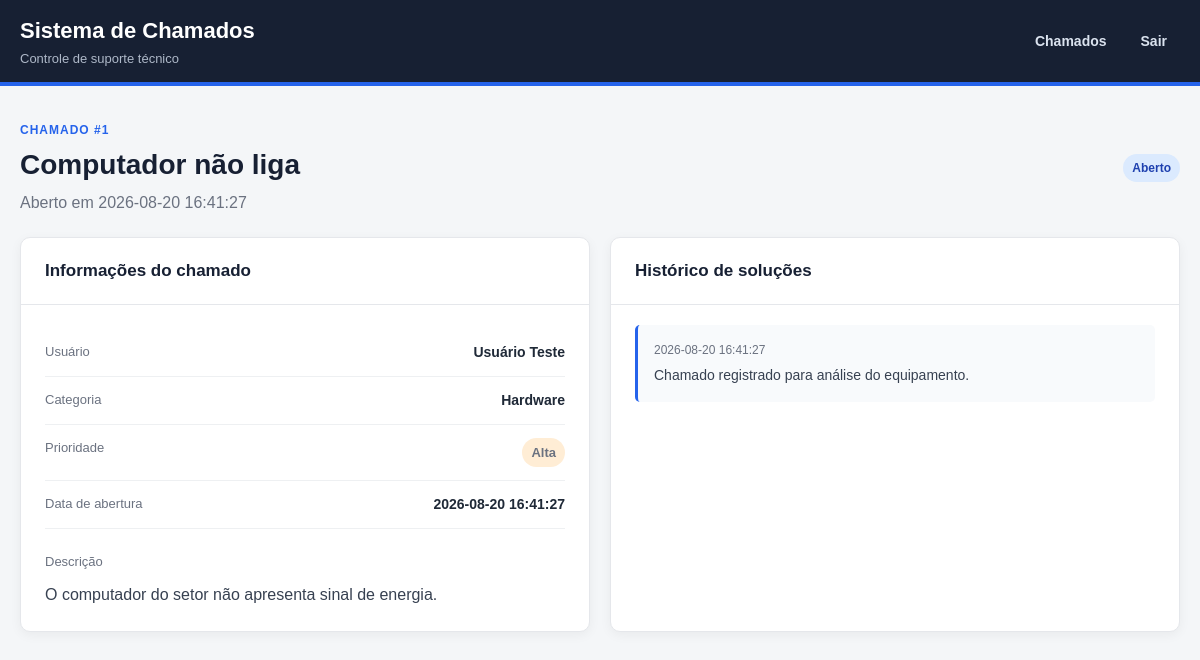
The app's page /chamado/1 (signed in) with its own data.
### tables this page shows
CREATE TABLE chamado (
    id INTEGER PRIMARY KEY AUTOINCREMENT,
    titulo TEXT NOT NULL,
    descricao TEXT NOT NULL,
    prioridade TEXT NOT NULL
        CHECK (prioridade IN ('Baixa', 'Media', 'Alta', 'Critica')),
    status TEXT NOT NULL DEFAULT 'Aberto'
        CHECK (status IN ('Aberto', 'Em andamento', 'Resolvido', 'Fechado')),
    data_abertura TEXT NOT NULL DEFAULT CURRENT_TIMESTAMP,
    data_fechamento TEXT,
    usuario_id INTEGER NOT NULL,
    categoria_id INTEGER NOT NULL,
    FOREIGN KEY (usuario_id) REFERENCES usuario(id),
    FOREIGN KEY (categoria_id) REFERENCES categoria(id)
);

CREATE TABLE usuario (
    id INTEGER PRIMARY KEY AUTOINCREMENT,
    nome TEXT NOT NULL,
    email TEXT NOT NULL UNIQUE,
    senha TEXT NOT NULL,
    perfil TEXT NOT NULL DEFAULT 'usuario'
        CHECK (perfil IN ('usuario', 'analista'))
);

CREATE TABLE categoria (
    id INTEGER PRIMARY KEY AUTOINCREMENT,
    nome TEXT NOT NULL UNIQUE
);

CREATE TABLE solucao (
    id INTEGER PRIMARY KEY AUTOINCREMENT,
    descricao TEXT NOT NULL,
    data_registro TEXT NOT NULL DEFAULT CURRENT_TIMESTAMP,
    chamado_id INTEGER NOT NULL,
    FOREIGN KEY (chamado_id) REFERENCES chamado(id) ON DELETE CASCADE
);

### app.py (the view)
@app.route("/chamado/<int:chamado_id>")
@login_required
def detalhes_chamado(chamado_id):
    connection = get_db_connection()
    chamado = connection.execute(
        """
        SELECT
            chamado.id,
            chamado.titulo,
            chamado.descricao,
            chamado.prioridade,
            chamado.status,
            chamado.data_abertura,
            chamado.data_fechamento,
            usuario.nome AS usuario,
            categoria.nome AS categoria
        FROM chamado

        INNER JOIN usuario
            ON chamado.usuario_id = usuario.id

        INNER JOIN categoria
            ON chamado.categoria_id = categoria.id

        WHERE chamado.id = ?
        """,
        (chamado_id,)
    ).fetchone()
    if chamado is None:
        connection.close()
        return "Chamado não encontrado.", 404
    if (
        session["usuario_perfil"] != "analista"
        and chamado["usuario"] != session["usuario_nome"]
    ):
        connection.close()
        return "Acesso não autorizado.", 403
    solucoes = connection.execute(
        """
        SELECT
            id,
            descricao,
            data_registro
        FROM solucao

        WHERE chamado_id = ?

        ORDER BY id DESC
        """,
        (chamado_id,)
    ).fetchall()
    connection.close()
    return render_template(
        "detalhes_chamado.html",
        chamado=chamado,
        solucoes=solucoes
    )

### app.py (called while the page is built)
def login_required(view):
    @wraps(view)
    def wrapped_view(*args, **kwargs):
        if "usuario_id" not in session:
            return redirect(url_for("login"))
        return view(*args, **kwargs)
    return wrapped_view

### database.py (called while the page is built)
def get_db_connection():
    connection = sqlite3.connect(DATABASE)
    connection.row_factory = sqlite3.Row
    connection.execute("PRAGMA foreign_keys = ON")
    return connection

### templates/detalhes_chamado.html (shortened to what this page needs)
<!DOCTYPE html>
<html lang="pt-BR">
<head>
    <link
        rel="stylesheet"
        href="{{ url_for('static', filename='css/style.css') }}"
    >
</head>
<body>
<header class="topbar">
    <div class="container topbar-content">
        <div>
            <h1>Sistema de Chamados</h1>
            <p>Controle de suporte técnico</p>
        </div>
        <nav class="nav-menu">
            <a href="{{ url_for('chamados') }}">Chamados</a>
            <a href="{{ url_for('logout') }}">Sair</a>
        </nav>
    </div>
</header>
<main class="container">
    <section class="page-header">
        <div>
            <span class="page-label">CHAMADO #{{ chamado.id }}</span>
            <h2>{{ chamado.titulo }}</h2>
            <p>
                Aberto em {{ chamado.data_abertura }}
            </p>
        </div>
        <span class="badge status-{{ chamado.status|lower|replace(' ', '-') }}">
            {{ chamado.status }}
        </span>
    </section>
    <div class="details-grid">
        <section class="card">
            <div class="card-header">
                <h3>Informações do chamado</h3>
            </div>
            <div class="details-content">
                <div class="detail-item">
                    <span>Usuário</span>
                    <strong>{{ chamado.usuario }}</strong>
                </div>
                <div class="detail-item">
                    <span>Categoria</span>
                    <strong>{{ chamado.categoria }}</strong>
                </div>
                <div class="detail-item">
                    <span>Prioridade</span>
                    <strong>
                        <span class="badge priority-{{ chamado.prioridade|lower }}">
                            {{ chamado.prioridade }}
                        </span>
                    </strong>
                </div>
                <div class="detail-item">
                    <span>Data de abertura</span>
                    <strong>{{ chamado.data_abertura }}</strong>
                </div>
                <div class="detail-description">
                    <span>Descrição</span>
                    <p>{{ chamado.descricao }}</p>
                </div>
            </div>
        </section>
        <section class="card">
            <div class="card-header">
                <h3>Histórico de soluções</h3>
            </div>
            {% if solucoes %}
                <div class="solution-list">
                    {% for solucao in solucoes %}
                        <article class="solution">
                            <div class="solution-date">
                                {{ solucao.data_registro }}
                            </div>
                            <p>
                                {{ solucao.descricao }}
                            </p>
                        </article>
                    {% endfor %}
                </div>
            {% else %}
                <div class="empty-state small">
                    <p>Nenhuma solução registrada.</p>
                </div>
            {% endif %}
        </section>
    </div>
</main>
</body>
</html>

### static/css/style.css (style rules this page uses)
* { margin: 0; padding: 0; box-sizing: border-box; }
body { font-family: Arial, Helvetica, sans-serif; background: #f4f6f8; color: #1f2937; line-height: 1.5; }
a { text-decoration: none; }
.container { width: min(1200px, calc(100% - 40px)); margin: 0 auto; }
.topbar { background: #172033; color: white; border-bottom: 4px solid #2563eb; }
.topbar-content { min-height: 82px; display: flex; align-items: center; justify-content: space-between; gap: 20px; }
.topbar h1 { font-size: 22px; font-weight: 700; }
.topbar p { margin-top: 2px; color: #aeb8c8; font-size: 13px; }
.page-header { display: flex; justify-content: space-between; align-items: center; gap: 20px; margin: 35px 0 22px; }
.page-label { display: block; margin-bottom: 5px; color: #2563eb; font-size: 12px; font-weight: 700; letter-spacing: 1px; }
.page-header h2 { font-size: 28px; color: #172033; }
.page-header p { margin-top: 5px; color: #6b7280; }
.card { background: white; border: 1px solid #e5e7eb; border-radius: 10px; box-shadow: 0 3px 12px rgba(0, 0, 0, 0.05); overflow: hidden; }
.badge { display: inline-flex; align-items: center; padding: 5px 9px; border-radius: 20px; font-size: 12px; font-weight: 600; white-space: nowrap; }
.priority-alta { background: #ffedd5; color: #9a3412; }
.status-aberto { background: #dbeafe; color: #1e40af; }
.nav-menu { display: flex; align-items: center; gap: 8px; }
.nav-menu a { padding: 9px 13px; border-radius: 6px; color: #dbe3ef; font-size: 14px; font-weight: 600; transition: 0.2s; }
.details-grid { display: grid; grid-template-columns: repeat(2, 1fr); gap: 20px; margin-bottom: 40px; }
.card-header { padding: 20px 24px; border-bottom: 1px solid #e5e7eb; }
.card-header h3 { color: #172033; font-size: 17px; }
.details-content { padding: 24px; }
.detail-item { display: flex; justify-content: space-between; gap: 20px; padding: 13px 0; border-bottom: 1px solid #eef0f2; }
.detail-item span:first-child, .detail-description > span { color: #6b7280; font-size: 13px; }
.detail-item strong { color: #1f2937; text-align: right; font-size: 14px; }
.detail-description { padding-top: 20px; }
.detail-description p { margin-top: 10px; color: #374151; white-space: pre-wrap; }
.solution-list { padding: 20px 24px; }
.solution { padding: 16px; margin-bottom: 12px; background: #f8fafc; border-left: 3px solid #2563eb; border-radius: 5px; }
.solution:last-child { margin-bottom: 0; }
.solution-date { margin-bottom: 6px; color: #6b7280; font-size: 12px; }
.solution p { color: #374151; font-size: 14px; }

### records on screen
chamado: id "1", titulo "Computador não liga", data_abertura "2026-08-20 16:41:27", status "Aberto", prioridade "Alta", descricao "O computador do setor não apresenta sinal de energia."
usuario: usuario "Usuário Teste"
categoria: categoria "Hardware"
solucao: data_registro "2026-08-20 16:41:27", descricao "Chamado registrado para análise do equipamento."
